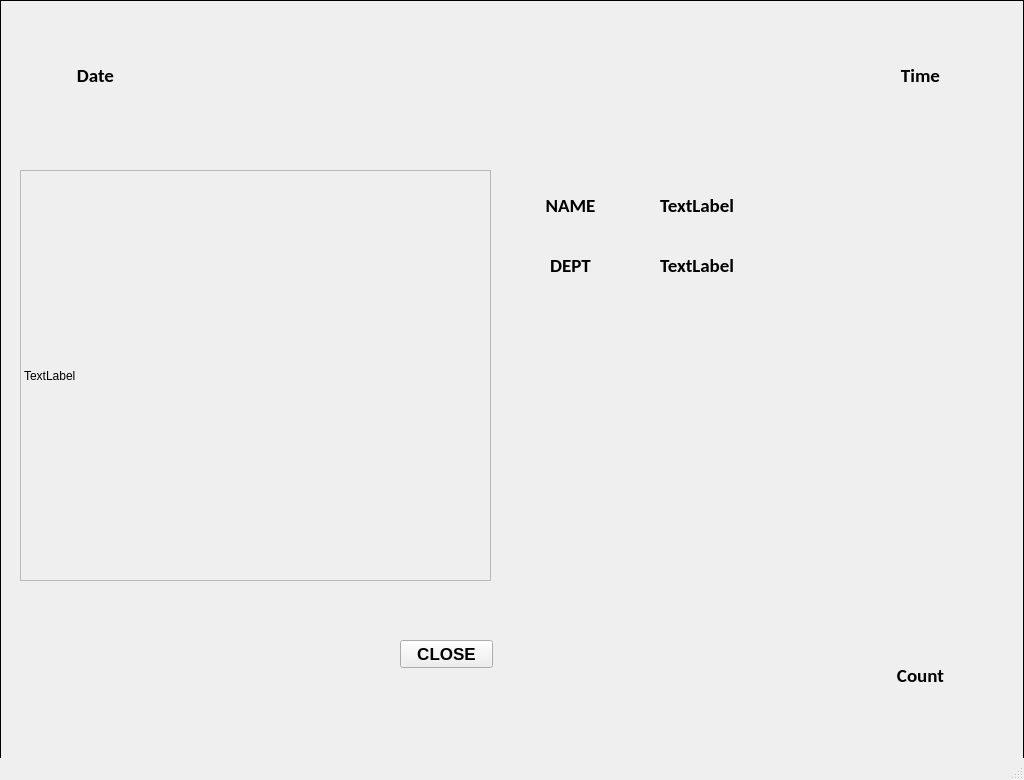
<?xml version="1.0" encoding="UTF-8"?>
<ui version="4.0">
 <class>MainWindow</class>
 <widget class="QMainWindow" name="MainWindow">
  <property name="geometry">
   <rect>
    <x>0</x>
    <y>0</y>
    <width>1024</width>
    <height>780</height>
   </rect>
  </property>
  <property name="windowTitle">
   <string>MainWindow</string>
  </property>
  <widget class="QWidget" name="centralwidget">
   <widget class="QLabel" name="BackGround">
    <property name="geometry">
     <rect>
      <x>0</x>
      <y>0</y>
      <width>1024</width>
      <height>780</height>
     </rect>
    </property>
    <property name="autoFillBackground">
     <bool>false</bool>
    </property>
    <property name="frameShape">
     <enum>QFrame::Box</enum>
    </property>
    <property name="text">
     <string/>
    </property>
    <property name="pixmap">
     <pixmap>../Empty.png</pixmap>
    </property>
   </widget>
   <widget class="QLabel" name="VideoFrame">
    <property name="geometry">
     <rect>
      <x>20</x>
      <y>170</y>
      <width>471</width>
      <height>411</height>
     </rect>
    </property>
    <property name="autoFillBackground">
     <bool>true</bool>
    </property>
    <property name="frameShape">
     <enum>QFrame::StyledPanel</enum>
    </property>
    <property name="text">
     <string>TextLabel</string>
    </property>
   </widget>
   <widget class="QPushButton" name="CancelButton">
    <property name="geometry">
     <rect>
      <x>400</x>
      <y>640</y>
      <width>93</width>
      <height>28</height>
     </rect>
    </property>
    <property name="font">
     <font>
      <family>Arial</family>
      <pointsize>13</pointsize>
      <weight>75</weight>
      <italic>false</italic>
      <bold>true</bold>
      <kerning>true</kerning>
     </font>
    </property>
    <property name="text">
     <string>CLOSE</string>
    </property>
   </widget>
   <widget class="QLabel" name="lb_Name">
    <property name="geometry">
     <rect>
      <x>520</x>
      <y>190</y>
      <width>101</width>
      <height>31</height>
     </rect>
    </property>
    <property name="font">
     <font>
      <family>Calibri</family>
      <pointsize>14</pointsize>
      <weight>75</weight>
      <bold>true</bold>
     </font>
    </property>
    <property name="autoFillBackground">
     <bool>true</bool>
    </property>
    <property name="text">
     <string>NAME</string>
    </property>
    <property name="alignment">
     <set>Qt::AlignCenter</set>
    </property>
   </widget>
   <widget class="QLabel" name="lb_NameDisplay">
    <property name="geometry">
     <rect>
      <x>660</x>
      <y>190</y>
      <width>361</width>
      <height>31</height>
     </rect>
    </property>
    <property name="font">
     <font>
      <family>Calibri</family>
      <pointsize>14</pointsize>
      <weight>75</weight>
      <bold>true</bold>
     </font>
    </property>
    <property name="autoFillBackground">
     <bool>true</bool>
    </property>
    <property name="text">
     <string>TextLabel</string>
    </property>
   </widget>
   <widget class="QLabel" name="lb_Dept">
    <property name="geometry">
     <rect>
      <x>520</x>
      <y>250</y>
      <width>101</width>
      <height>31</height>
     </rect>
    </property>
    <property name="font">
     <font>
      <family>Calibri</family>
      <pointsize>14</pointsize>
      <weight>75</weight>
      <bold>true</bold>
     </font>
    </property>
    <property name="autoFillBackground">
     <bool>true</bool>
    </property>
    <property name="text">
     <string>DEPT</string>
    </property>
    <property name="alignment">
     <set>Qt::AlignCenter</set>
    </property>
   </widget>
   <widget class="QLabel" name="lb_DeptDisplay">
    <property name="geometry">
     <rect>
      <x>660</x>
      <y>250</y>
      <width>361</width>
      <height>31</height>
     </rect>
    </property>
    <property name="font">
     <font>
      <family>Calibri</family>
      <pointsize>14</pointsize>
      <weight>75</weight>
      <bold>true</bold>
     </font>
    </property>
    <property name="autoFillBackground">
     <bool>true</bool>
    </property>
    <property name="text">
     <string>TextLabel</string>
    </property>
   </widget>
   <widget class="QLabel" name="lb_CountDisplay">
    <property name="geometry">
     <rect>
      <x>870</x>
      <y>660</y>
      <width>101</width>
      <height>31</height>
     </rect>
    </property>
    <property name="font">
     <font>
      <family>Calibri</family>
      <pointsize>14</pointsize>
      <weight>75</weight>
      <bold>true</bold>
     </font>
    </property>
    <property name="autoFillBackground">
     <bool>true</bool>
    </property>
    <property name="text">
     <string>Count</string>
    </property>
    <property name="alignment">
     <set>Qt::AlignCenter</set>
    </property>
   </widget>
   <widget class="QLabel" name="lb_DateDisplay">
    <property name="geometry">
     <rect>
      <x>10</x>
      <y>60</y>
      <width>171</width>
      <height>31</height>
     </rect>
    </property>
    <property name="font">
     <font>
      <family>Calibri</family>
      <pointsize>14</pointsize>
      <weight>75</weight>
      <bold>true</bold>
     </font>
    </property>
    <property name="autoFillBackground">
     <bool>true</bool>
    </property>
    <property name="text">
     <string>Date</string>
    </property>
    <property name="alignment">
     <set>Qt::AlignCenter</set>
    </property>
   </widget>
   <widget class="QLabel" name="lb_TimeDisplay">
    <property name="geometry">
     <rect>
      <x>840</x>
      <y>60</y>
      <width>161</width>
      <height>31</height>
     </rect>
    </property>
    <property name="font">
     <font>
      <family>Calibri</family>
      <pointsize>14</pointsize>
      <weight>75</weight>
      <bold>true</bold>
     </font>
    </property>
    <property name="autoFillBackground">
     <bool>true</bool>
    </property>
    <property name="text">
     <string>Time</string>
    </property>
    <property name="alignment">
     <set>Qt::AlignCenter</set>
    </property>
   </widget>
  </widget>
  <widget class="QMenuBar" name="menubar">
   <property name="geometry">
    <rect>
     <x>0</x>
     <y>0</y>
     <width>1024</width>
     <height>26</height>
    </rect>
   </property>
  </widget>
  <widget class="QStatusBar" name="statusbar"/>
 </widget>
 <resources/>
 <connections/>
</ui>
